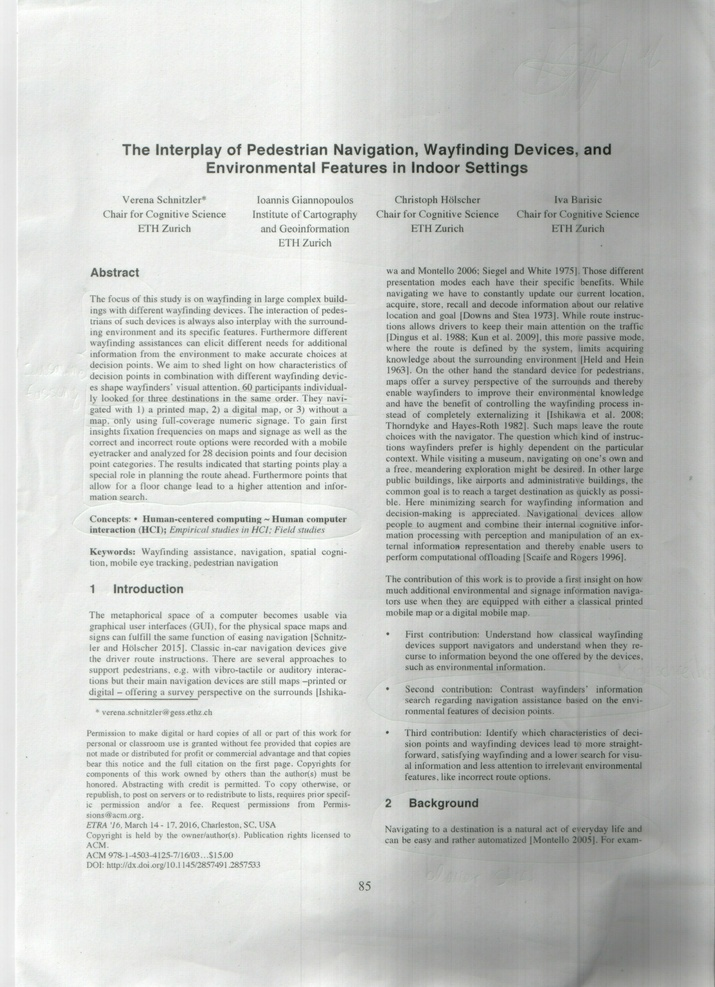
#> input picture navigation_ir.jpg, 715 x 987 px, shrunk from 2539 x 3507 before the run
$ python extraction.py navigation_ir.jpg navigation_rgb.jpg navigation_rgb.jpg out.png
#> lines starting #> are read from the running program, lines starting #| are printed output that depends on the picture; after the words box and inside, x2 and y2 are one past the last pixel; in counts of white or black regions, pixels touching at a corner belong together
#> in extract_annotations, img_rgb is the input picture: shape (987, 715, 3); mean B, G, R 196.7, 200, 197.6
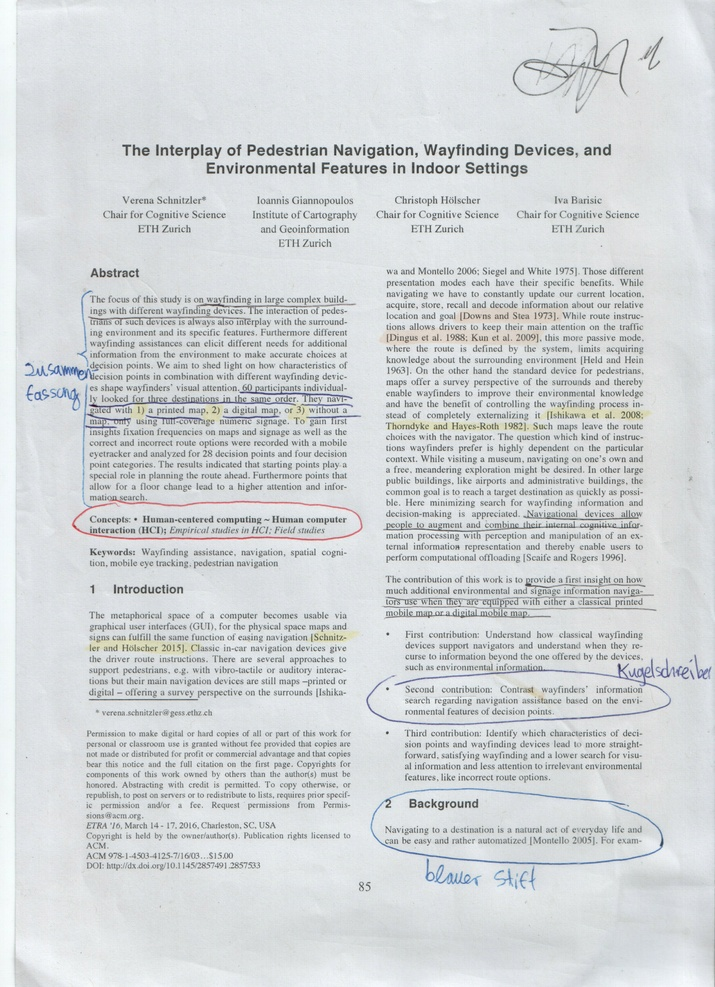
#> input picture navigation_rgb.jpg, 715 x 987 px, shrunk from 2539 x 3507 before the run
#> in extract_annotations, img_IR is the input picture: shape (987, 715, 3); mean B, G, R 216, 214.1, 210.4
### util.py
import numpy as np
import cv2
import blend_modes

# adjust black and white point to use whole dynamic range
# [9 lines left out: function normalize_image, not called in this run]

# in case the brightness distribution of the IR scan is uneven,
# it is recommended to record an empty bias frame and use it
# to normalize the brightness distribution over the image
def overlay_bias_image(bias_image, scan, alpha=0.5):
#> called with alpha = 0.5
    bias_inverted = cv2.bitwise_not(bias_image)
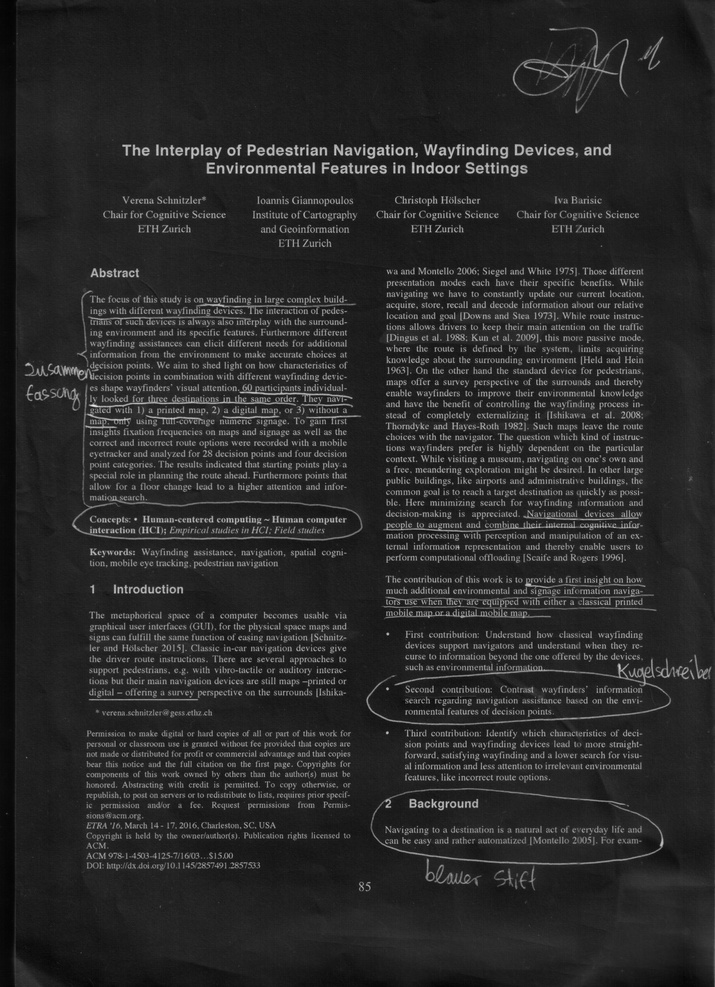
#> bias_inverted: shape (987, 715); min 3, max 234, mean 41.8
    result = cv2.addWeighted(scan, alpha, bias_inverted, 1.0 - alpha, 0.0)
#> in extract_annotations, `_, img_IR_thresh = cv2.threshold(img_IR_clean, 110, 255, 0)`: img_IR_thresh: shape (987, 715); every value is 255
#> in extract_annotations, `inverted = cv2.bitwise_not(img_IR_thresh)`: inverted: shape (987, 715); every value is 0
    return result

# [17 lines left out: function overlay_bias_image_addition, not called in this run]

### extraction.py
import cv2
import numpy as np
from matplotlib import pyplot as plt
import os
import sys
from util import overlay_bias_image

#source: https://stackoverflow.com/questions/55673060/how-to-set-white-pixels-to-transparent-using-opencv2 --> answer by Qwertford
def save_image(img, filename):
    image_rgb = cv2.cvtColor(img, cv2.COLOR_RGBA2RGB)
    # get the image dimensions (height, width and channels)
    h, w, c = image_rgb.shape
    # append Alpha channel -- required for BGRA (Blue, Green, Red, Alpha)
    image_rgba = np.concatenate([image_rgb, np.full((h, w, 1), 255, dtype=np.uint8)], axis=-1)
    # create a mask where white pixels ([255, 255, 255]) are True
    white = np.all(image_rgb == [255, 255, 255], axis=-1)
    # change the values of Alpha to 0 for all the white pixels
    image_rgba[white, -1] = 0
    # save the image
    cv2.imwrite(filename, image_rgba)

# get rid of background in RGB image by converting image to HSV
# and masking away areas with low saturation and high value (e.g. paper)
def remove_rgb_background(img, sat_thresh=50, val_thresh=200):
#> called with sat_thresh = 20, val_thresh = 200
    img_hsv = cv2.cvtColor(img, cv2.COLOR_BGR2HSV)
#> img_hsv: shape (987, 715, 3); mean H, S, V 55.9, 10.9, 201.9

    # low saturation, high value areas are the background
    lower = np.array([0, 0, val_thresh])
    upper = np.array([255, sat_thresh, 255])

    thresh = cv2.inRange(img_hsv, lower, upper)
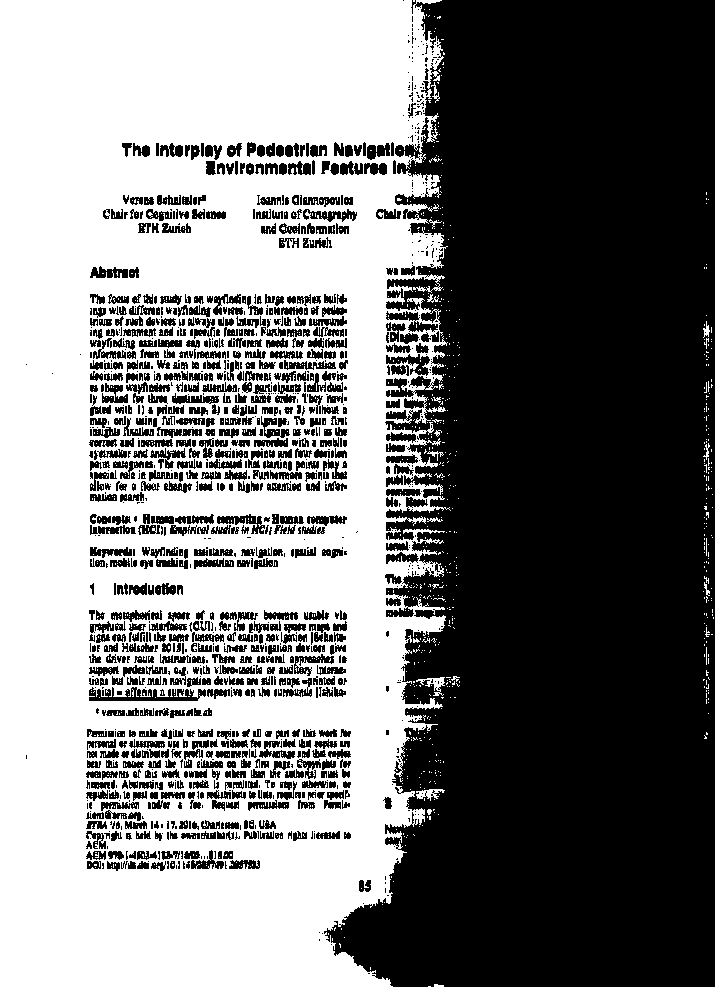
#> thresh: shape (987, 715); 48.3% white; 1710 white regions (1689 under 20 px), largest, box (x1, y1, x2, y2) and area: (0, 0, 451, 987) 336757, (416, 677, 445, 696) 200, (416, 789, 445, 801) 169
    thresh = cv2.bitwise_not(thresh)
    result = cv2.bitwise_and(img, img, mask=thresh)
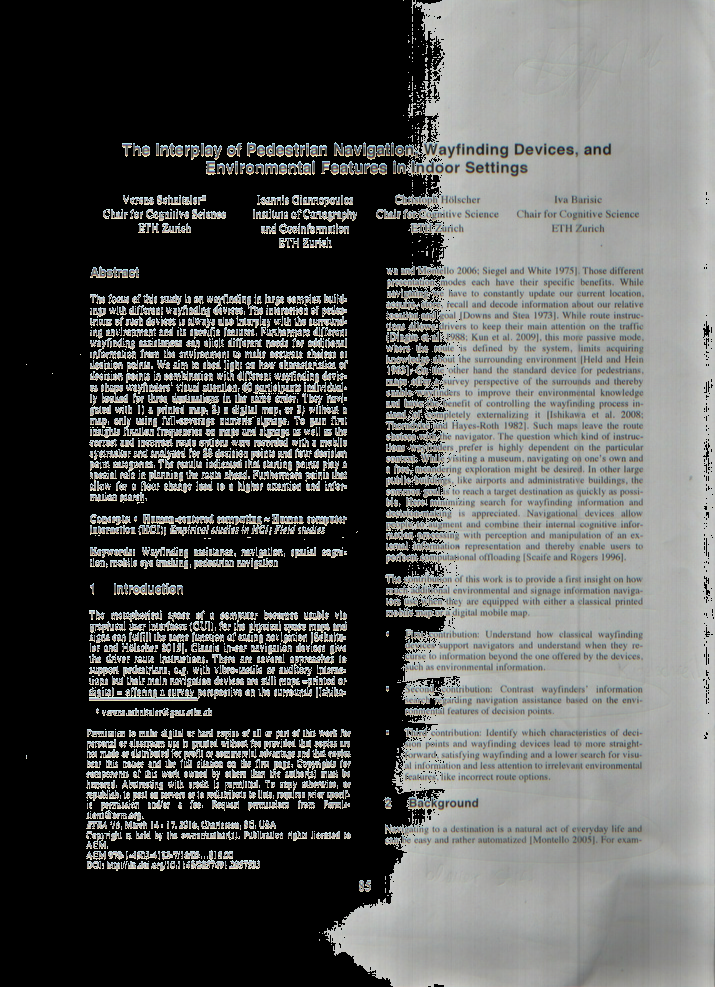
#> result: shape (987, 715, 3); mean B, G, R 86.4, 88.2, 86.8

    # background pixels are black now, therefore we make them white
    result[np.where((result == [0, 0, 0]).all(axis=2))] = [255, 255, 255]
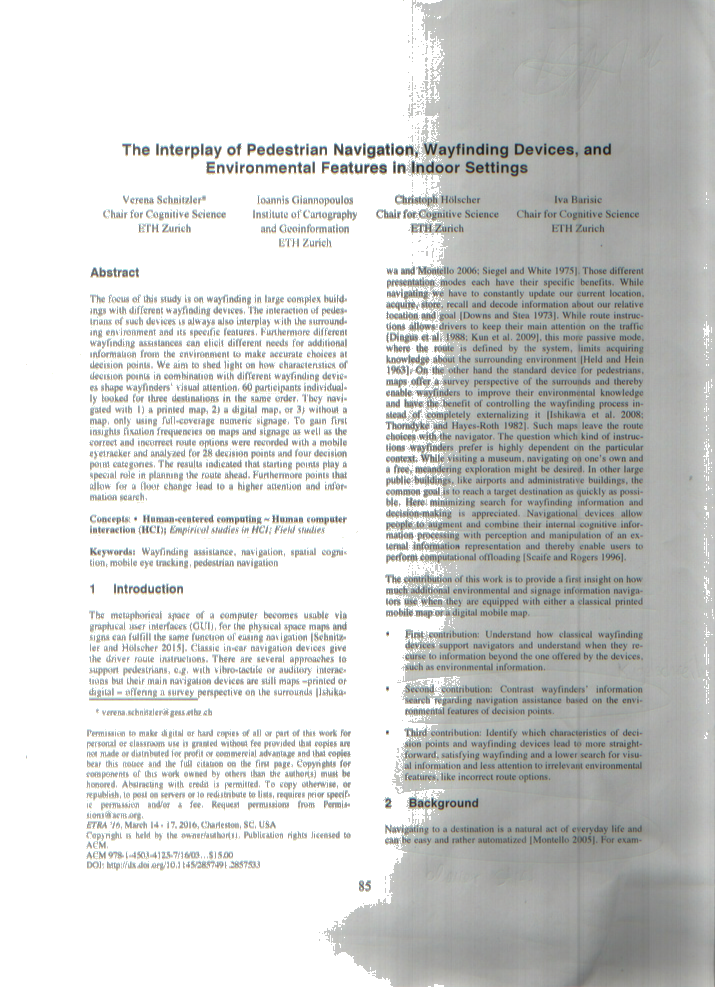
#> result: shape (987, 715, 3); mean B, G, R 209.6, 211.3, 210
    return result

def get_rgb_colormask(img, sat_thresh=50, val_thresh=200):
#> called with sat_thresh = 100, val_thresh = 10
    img_hsv = cv2.cvtColor(img, cv2.COLOR_BGR2HSV)
#> img_hsv: shape (987, 715, 3); mean H, S, V 30.7, 8.6, 213.1

    # high saturation, not too dark or bright value areas are annotations
    lower = np.array([0, sat_thresh, val_thresh])
    upper = np.array([255, 255, 255 - val_thresh])

    thresh = cv2.inRange(img_hsv, lower, upper)
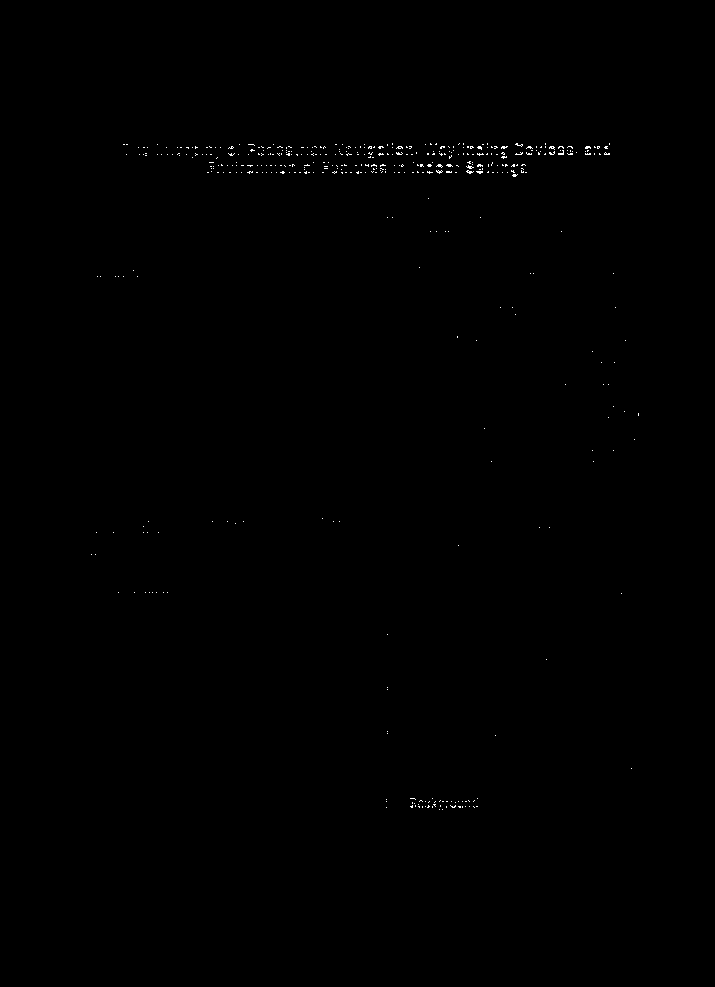
#> thresh: shape (987, 715); 0.18% white in thin lines or dots, all inside (x1, y1, x2, y2) = (91, 143, 639, 810)
    thresh = cv2.bitwise_not(thresh)
    result = cv2.bitwise_and(img, img, mask=thresh)

    result[np.where((result != [0, 0, 0]).all(axis=2))] = [255, 255, 255]
    result = cv2.cvtColor(result, cv2.COLOR_BGR2GRAY)
    return result


# removes red/blue fringing due to not exactly aligned color channels because of scanner movement
def remove_fringing(img):
    # work on image copies as np operations overwrite the original image
    img_blue = img.copy()
    img_red = img.copy()

    # get blue and red color channels (those are the farthest away)
    blue_channel = img_blue[:,:,0]
    red_channel = img_red[:,:,2]

    # move channels in opposite directions
    blue_channel = np.roll(blue_channel, 1, axis=0)
    red_channel = np.roll(red_channel, -1, axis=0)

    # apply changes to color channels
    img_blue[:,:,0] = blue_channel
    img_red[:,:,2] = red_channel

    # the results now have green/purple fringing in opposite directions
    # therefore, blend them together for a result with less color fringing
    img_result = cv2.addWeighted(img_blue, 0.5, img_red, 0.5, 0.0)

    return img_result

# removes black fringing at the top and bottom of text
def grow_printed_text(img):
    ## might be more performant, but did not work as well
    #kernel = np.asarray([[  0,    0, 1,    0,   0],
    #                     [0, 1,   1, 1, 0],
    #                     [0, 1,   1, 1, 0],
    #                     [0, 1,   1, 1, 0],
    #                     [  0,    0, 1,    0,   0]], np.uint8)
    #result = cv2.dilate(img, kernel, iterations=3)

    # dilate once to grow text
    kernel = np.ones((3, 3), np.uint8)
    result = cv2.dilate(img, kernel, iterations=1)

    # create copies and shift them up/down
    result_shift_1 = result.copy()
    result_shift_1 = np.roll(result_shift_1, 1, axis=0)
    result_shift_2 = result.copy()
    result_shift_2 = np.roll(result_shift_2, -1, axis=0)
    result_shift_3 = result.copy()
    result_shift_3 = np.roll(result_shift_3, 2, axis=0)
    result_shift_4 = result.copy()
    result_shift_4 = np.roll(result_shift_4, -2, axis=0)

    # add shifted copies to original
    result = cv2.add(result, result_shift_1)
    result = cv2.add(result, result_shift_2)
    result = cv2.add(result, result_shift_3)
    result = cv2.add(result, result_shift_4)

    return result

def crop_image(img, margin):
    w = img.shape[1]
    h = img.shape[0]
    img = img[margin : h - margin, margin : w - margin]
    return img

def extract_annotations(rgb_path, ir_path, bias_path, out_path):
    DEBUG = False

    img_rgb = cv2.imread(rgb_path)
    img_IR = cv2.imread(ir_path)
    img_IR = img_IR[:,:,2]
    img_bias = cv2.imread(bias_path, cv2.IMREAD_GRAYSCALE)

    # [12 lines of commented-out code are left out]

    if(DEBUG):
        fig, axes = plt.subplots(1, 3)
        axes[0].set_title('RGB image')
        axes[1].set_title('IR image')
        axes[2].set_title('bias image')
        axes[0].imshow(img_rgb)
        axes[1].imshow(img_IR, 'gray')
        axes[2].imshow(img_bias, 'gray')
        plt.show()

    img_IR_clean = overlay_bias_image(img_bias, img_IR, 0.5)

    #_, img_IR_thresh = cv2.threshold(img_IR_clean, 125, 255, 0)
    _, img_IR_thresh = cv2.threshold(img_IR_clean, 110, 255, 0)

    inverted = cv2.bitwise_not(img_IR_thresh)
    img_IR_dilate = grow_printed_text(inverted)

    if(DEBUG):
        fig, axes = plt.subplots(1, 3)
        axes[0].set_title('IR clean')
        axes[1].set_title('IR thresh')
        axes[2].set_title('IR dilate')
        axes[0].imshow(img_IR_clean, 'gray')
        axes[1].imshow(img_IR_thresh, 'gray')
        axes[2].imshow(img_IR_dilate, 'gray')
        plt.show()

    # remove color fringing from RGB image
    img_rgb_defringe = remove_fringing(img_rgb)

    if(DEBUG):
        fig, axes = plt.subplots(1, 2)
        axes[0].set_title('RGB image')
        axes[1].set_title('defringe')
        axes[0].imshow(img_rgb)
        axes[1].imshow(img_rgb_defringe)
        plt.show()

    img_rgb_clean = remove_rgb_background(img_rgb_defringe, 20, 200)

    if(DEBUG):
        fig, axes = plt.subplots(1, 3)
        axes[0].set_title('sat 80')
        axes[1].set_title('sat 100')
        axes[2].set_title('sat 120')
        axes[0].imshow(get_rgb_colormask(img_rgb_clean, 80, 10), 'gray')
        axes[1].imshow(get_rgb_colormask(img_rgb_clean, 100, 10), 'gray')
        axes[2].imshow(get_rgb_colormask(img_rgb_clean, 120, 10), 'gray')
        plt.show()

    """
    if(DEBUG):
        fig, axes = plt.subplots(1, 3)
        axes[0].set_title('val 0')
        axes[1].set_title('val 10')
        axes[2].set_title('val 20')
        axes[0].imshow(get_rgb_colormask(img_rgb_clean, 120, 0), 'gray')
        axes[1].imshow(get_rgb_colormask(img_rgb_clean, 120, 10), 'gray')
        axes[2].imshow(get_rgb_colormask(img_rgb_clean, 120, 20), 'gray')
        plt.show()
    """

    img_rgb_mask = get_rgb_colormask(img_rgb_clean, 100, 10)
    img_rgb_mask = cv2.bitwise_not(img_rgb_mask)
    img_mask_result = cv2.subtract(img_IR_dilate, img_rgb_mask)

    #img_IR_dilate = cv2.cvtColor(img_IR_dilate, cv2.COLOR_GRAY2BGR)
    img_mask_result = cv2.cvtColor(img_mask_result, cv2.COLOR_GRAY2BGR)
#> img_mask_result: shape (987, 715, 3); every value is 0

    if(DEBUG):
        fig, axes = plt.subplots(1, 4)
        axes[0].set_title('RGB clean')
        axes[1].set_title('IR dilate')
        axes[2].set_title('rgb mask')
        axes[3].set_title('result mask')
        axes[0].imshow(img_rgb_clean)
        axes[1].imshow(img_IR_dilate, 'gray')
        axes[2].imshow(img_rgb_mask, 'gray')
        axes[3].imshow(img_mask_result, 'gray')
        plt.show()

    #img_annotations = cv2.add(img_rgb_clean, img_IR_dilate)
    img_annotations = cv2.add(img_rgb_clean, img_mask_result)

    # [4 lines of commented-out code are left out]

    if(DEBUG):
        fig, axes = plt.subplots(1, 3)
        axes[0].set_title('RGB image')
        axes[1].set_title('cleaned RGB')
        axes[2].set_title('annotations')
        axes[0].imshow(img_rgb)
        axes[1].imshow(img_rgb_clean)
        axes[2].imshow(img_annotations)
        plt.show()

    if not DEBUG:
        save_image(img_annotations, out_path)
    return out_path

if __name__ == "__main__":
    if len(sys.argv) > 4:
        # TODO exception handling
        rgb_path = sys.argv[1]
        ir_path = sys.argv[2]
        bias_path = sys.argv[3]
        out_path = sys.argv[4]
        extract_annotations(rgb_path, ir_path, bias_path, out_path)
    else:
        print('Too few arguments.')
        print('Usage: python3 extraction.py RGB_IMAGE IR_IMAGE BIAS_IMAGE OUTPUT')
